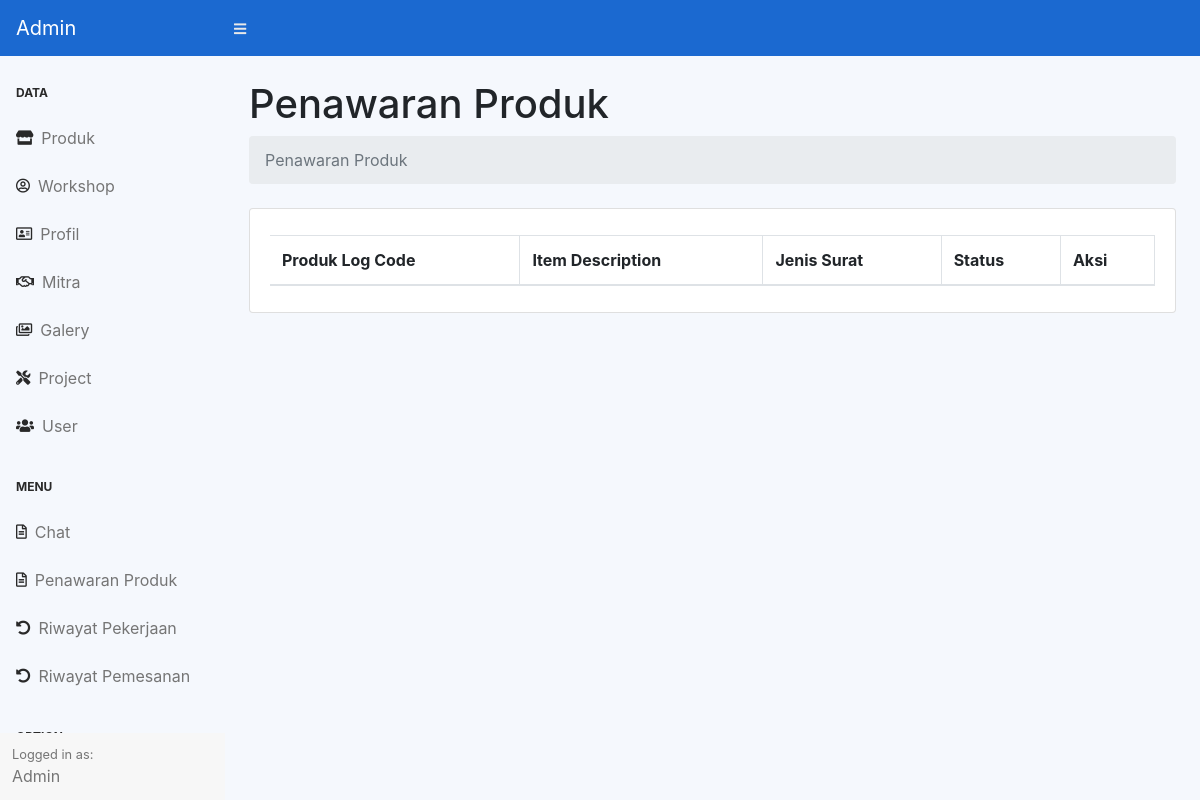
The page /admin/index.php (signed in) on the database as committed earlier.
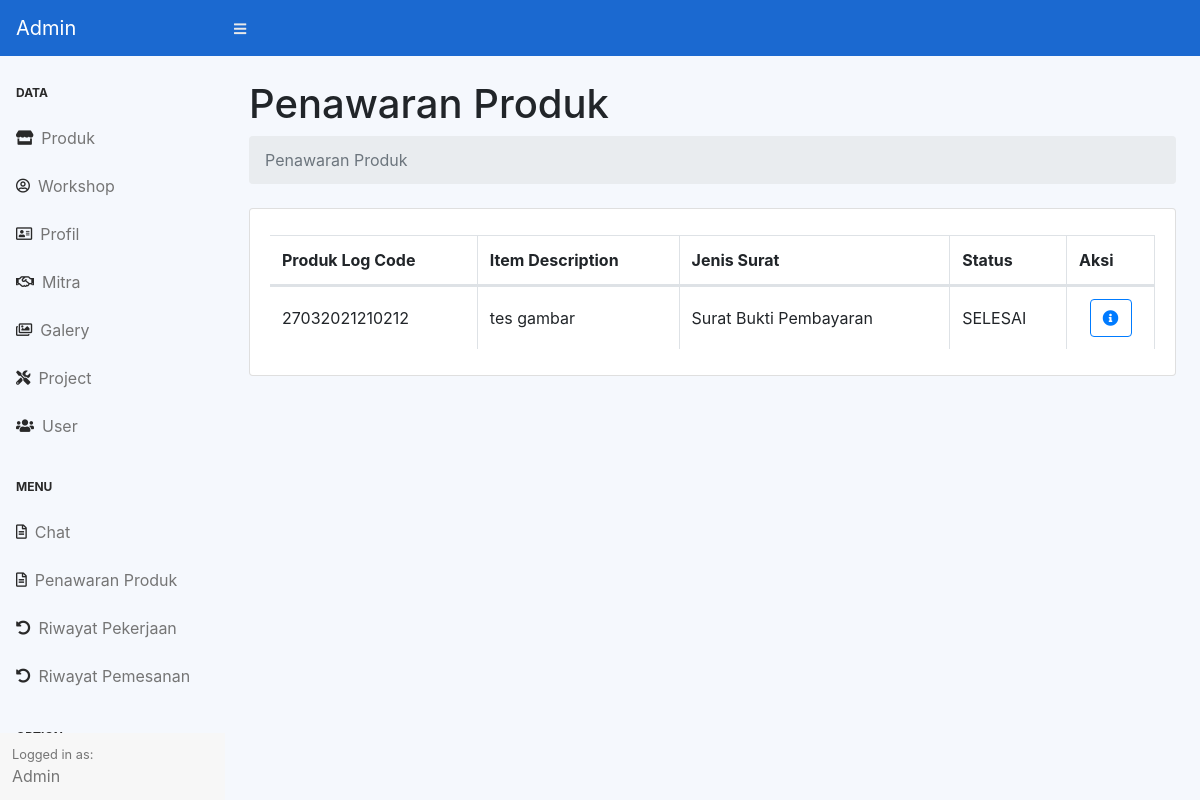
The same page on the database as committed later.
### tables this page shows
CREATE TABLE `produk_log` (
  `id` int(11) NOT NULL,
  `id_user` int(11) NOT NULL,
  `id_produk` int(11) NOT NULL,
  `log_code` varchar(56) NOT NULL,
  `nama_perusahaan` varchar(255) NOT NULL,
  `alamat_perusahaan` varchar(255) NOT NULL,
  `kota` text NOT NULL,
  `nama_surat` varchar(128) NOT NULL,
  `harga` varchar(255) NOT NULL,
  `terbilang` varchar(255) NOT NULL,
  `jenis_surat` varchar(128) NOT NULL,
  `status_log` varchar(128) NOT NULL DEFAULT 'Menunggu Surat Penawaran Harga',
  `date` text NOT NULL,
  `ongkir` int(128) NOT NULL
);

CREATE TABLE `produk` (
  `id` int(11) NOT NULL,
  `item_desc` varchar(128) NOT NULL,
  `spesifikasi` varchar(255) NOT NULL,
  `foto` varchar(225) NOT NULL,
  `fotob` varchar(225) NOT NULL,
  `fotoc` varchar(225) NOT NULL,
  `fotod` varchar(225) NOT NULL,
  `harga` int(128) NOT NULL
);

### admin/Produk-Penawaran/index.php (the view, shortened to what this page needs)
<div class="container-fluid">
    <h1 class="mt-4">Penawaran Produk </h1>
    <ol class="breadcrumb mb-4">
        <li class="breadcrumb-item active">Penawaran Produk</li>
    </ol>
    <div class="card mb-4">
        <div class="card-body">
            <div class="table-responsive">
                <table class="table table-bordered dataTable" id="" width="100%" cellspacing="0">
                    <thead>
                        <tr>
                            <th>Produk Log Code</th>
                            <th>Item Description</th>
                            <th>Jenis Surat</th>
                            <th>Status</th>
                            <th>Aksi</th>
                        </tr>
                    </thead>
                    <tbody>
                        <?php $get = $koneksi->query("SELECT * FROM `produk_log` GROUP BY log_code ") ?>
                        <?php
                        while ($data = $get->fetch_assoc()) :
                            $idproduk = $data['id_produk'];
                            $log = $data['log_code']; ?>
                            <tr>
                                <td class="align-middle"><?= $data['log_code'] ?></td>
                                <td class="align-middle">
                                    <?php $getsss = $koneksi->query("SELECT * FROM `produk` where id = '$idproduk' ") ?>
                                    <?php $dataanya = $getsss->fetch_assoc();
                                    $namaitem = $dataanya['item_desc'];
                                    echo $namaitem;
                                    ?>
                                </td>
                                <td class="align-middle">
                                    <?php
                                    $ambil = $koneksi->query("SELECT * FROM `produk_log` WHERE log_code = '$log' ORDER BY id desc");
                                    $oke = $ambil->fetch_assoc();
                                    $jenis = $oke['jenis_surat'];
                                    echo $jenis;
                                    ?>
                                </td>
                                <td class="align-middle">
                                    <?= $data['status_log'] ?>
                                </td>
                                <td class="text-center">
                                    <a href="?page=produk-penawaran-detail&logcode=<?= $data['log_code'] ?>&itemdesc=<?= $dataanya['item_desc'] ?>" class="btn btn-outline-primary"><i class="fas fa-info-circle"></i></a>
                                </td>
                            </tr>
                        <?php
                        endwhile ?>
                    </tbody>
                </table>
            </div>
        </div>
    </div>
</div>

Rows that differ between the two databases and show on the page:
added produk_log: log_code "27032021210212", id_produk.item_desc "tes gambar", produk_log.jenis_surat "Surat Bukti Pembayaran", status_log "SELESAI"
